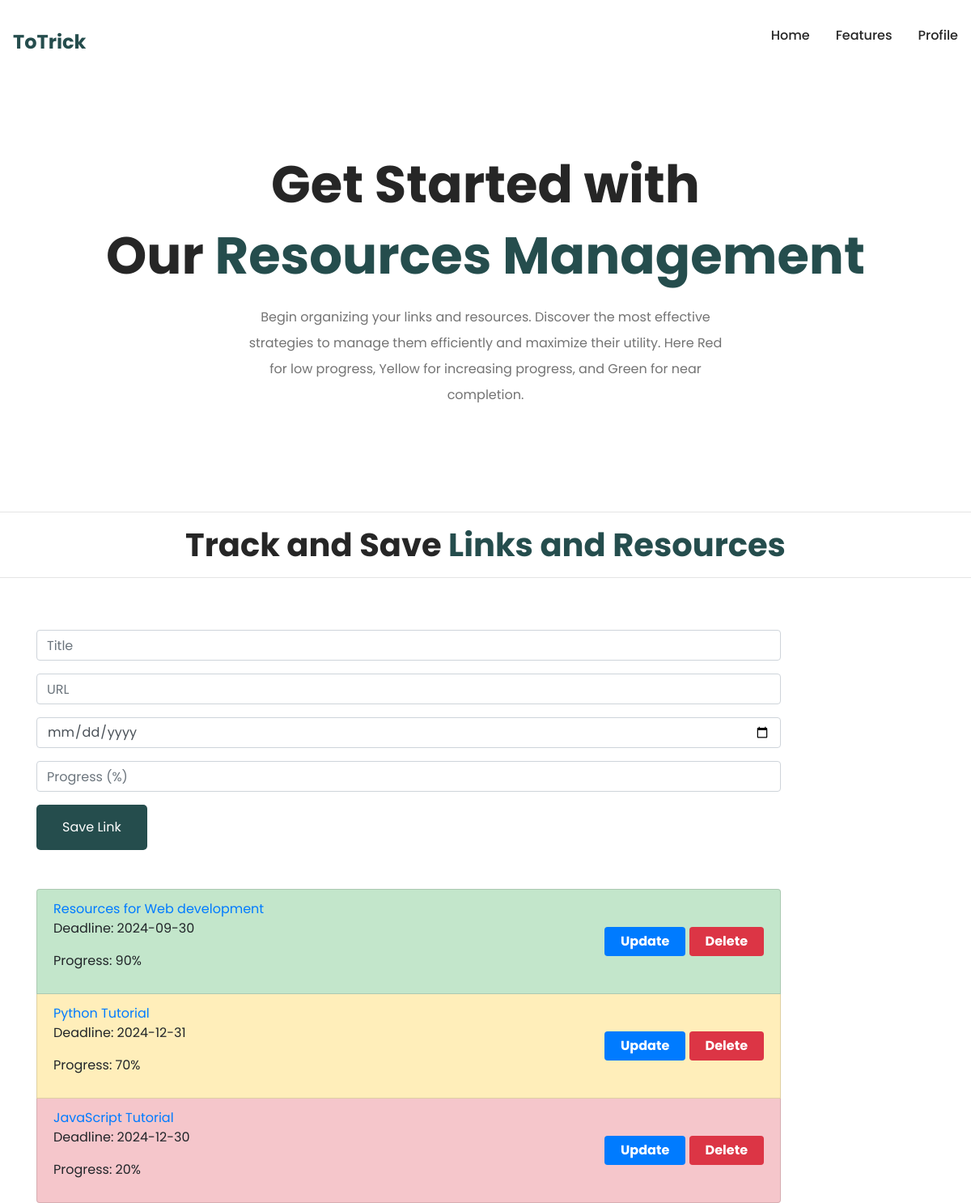
The app's page /watch_later.php (signed in), older data.
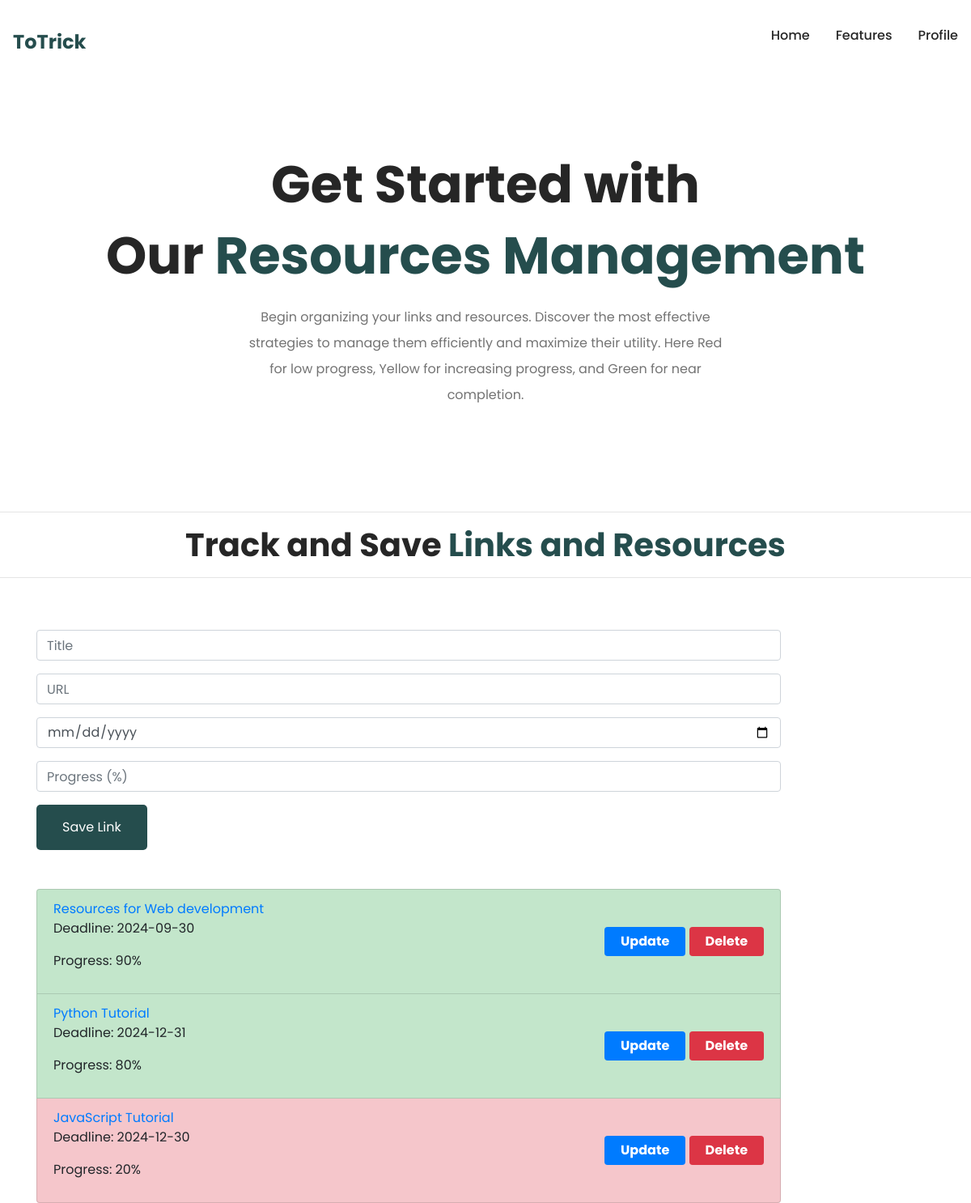
The same page, newer data.
### tables this page shows
CREATE TABLE `watch_links` (
  `id` int(11) NOT NULL,
  `uid` int(11) NOT NULL,
  `title` varchar(255) NOT NULL,
  `url` varchar(255) NOT NULL,
  `deadline` date NOT NULL,
  `progress` int(11) NOT NULL,
  `created_at` timestamp NOT NULL DEFAULT current_timestamp()
);

### watch_later.php (the view, shortened to what this page needs)
<?php
include 'reuse/_dbconnect.php';
$uid = $_SESSION['uid'];
$links = [];
if ($result = $conn->query("SELECT * FROM watch_links WHERE uid = '$uid' ORDER BY created_at DESC")) {
    while ($row = $result->fetch_assoc()) {
        $links[] = $row;
    }
}
?>
<!DOCTYPE html>
<html lang="en">
<head>
    <link rel="stylesheet" href="https://stackpath.bootstrapcdn.com/bootstrap/4.5.2/css/bootstrap.min.css">
</head>
<body>
    <?php require 'reuse/_nav.php'; ?>
    <header class="section__container header__container" id="home">
        <h1>Get Started with<br /> Our <span>Resources Management</span></h1>
        <p>Begin organizing your links and resources. Discover the most effective strategies to manage them efficiently
            and maximize their utility. Here Red for low progress, Yellow for increasing progress, and Green for near
            completion.</p>
    </header>
    <section class="steps" id="about">
        <hr>
        <h2 class="section__header">Track and Save <span>Links and Resources</span></h2>
        <hr>
        <div class="container mt-5">
            <div class="row">
                <div class="col-lg-10">
                    <form action="watch_later.php" method="POST" class="mt-3">
                        <div class="form-group">
                            <input type="text" name="title" class="form-control" placeholder="Title" required>
                        </div>
                        <div class="form-group">
                            <input type="url" name="url" class="form-control" placeholder="URL" required>
                        </div>
                        <div class="form-group">
                            <input type="date" name="deadline" class="form-control" placeholder="Deadline" required>
                        </div>
                        <div class="form-group">
                            <input type="number" name="progress" class="form-control" placeholder="Progress (%)" min="0"
                                max="100">
                        </div>
                        <button type="submit" class="btn btn-primary">Save Link</button>
                    </form>
                    <ul class="list-group mt-5">
                        <?php foreach ($links as $link): ?>
                        <li class="list-group-item d-flex justify-content-between align-items-center
                            <?php
                                if ($link['progress'] >= 80) {
                                    echo 'link-green';
                                } elseif ($link['progress'] >= 30 && $link['progress'] < 80) {
                                    echo 'link-yellow';
                                } else {
                                    echo 'link-red';
                                }
                            ?>">
                            <div>
                                <a href="<?php echo $link['url']; ?>" target="_blank">
                                    <?php echo htmlspecialchars($link['title']); ?>
                                </a>
                                <p>Deadline: <?php echo $link['deadline']; ?></p>
                                <p>Progress: <?php echo $link['progress']; ?>%</p>
                            </div>
                            <div>
                                <a href="update_link.php?id=<?php echo $link['id']; ?>" class="badge badge-primary"
                                    style='font-size: 1em; padding: 10px 20px;'>Update</a>
                                <a href="delete_link.php?id=<?php echo $link['id']; ?>" class="badge badge-danger"
                                    style='font-size: 1em; padding: 10px 20px;'>Delete</a>
                            </div>
                        </li>
                        <?php endforeach; ?>
                    </ul>
                </div>
            </div>
        </div>
    </section>
</body>
</html>

Row changes from the older to the newer data that the page shows:
changed watch_links "Python Tutorial": progress "70" → "80"
